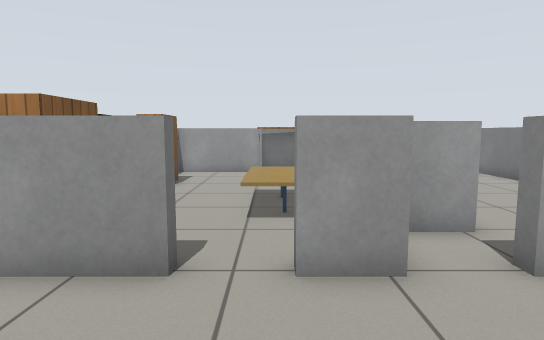
View 1 (above)

18 first-person views from a walk through a robot-simulator world made for Gazebo. The camera is 0.9 m above the floor, tilts 6° down and sees 75° across. The floor is counted in squares, 0.5 m on a side. Each view is taken from the middle of a square. On the plan, view 1 faces up. The plan holds only what a view shows up to about 17 squares ahead; the rest is blank. The robots in the file are not drawn. Gazebo's built-in surfaces are drawn with simple patterns.

View 2
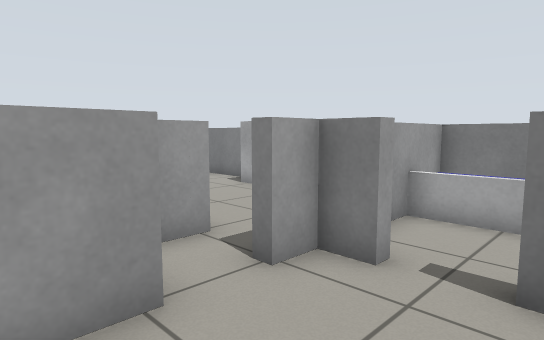

View 3
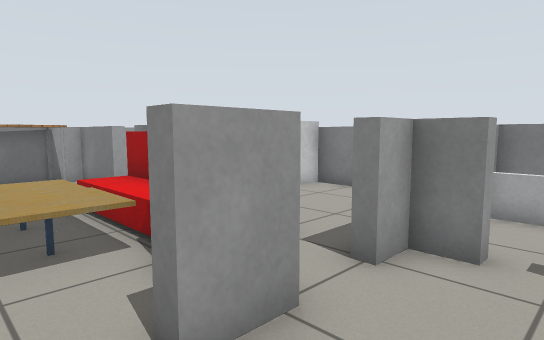

View 4
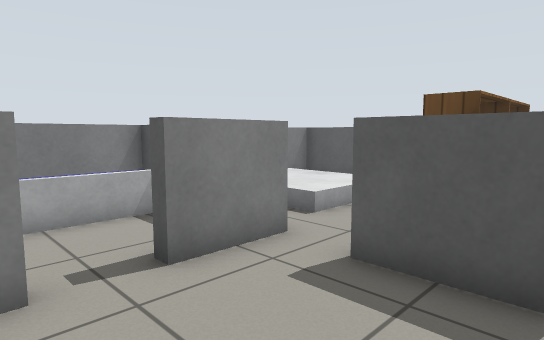

View 5
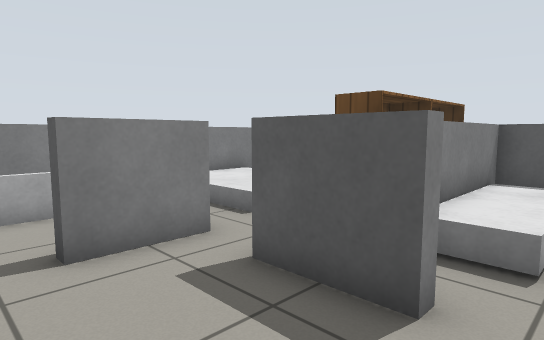

View 6
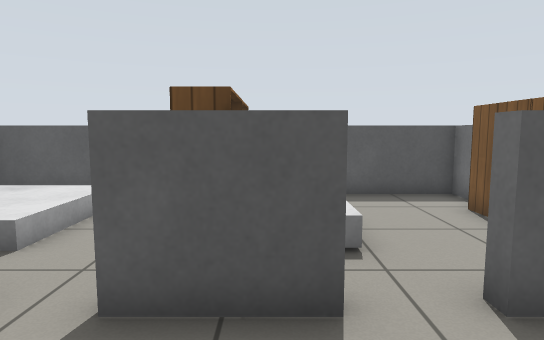

View 7
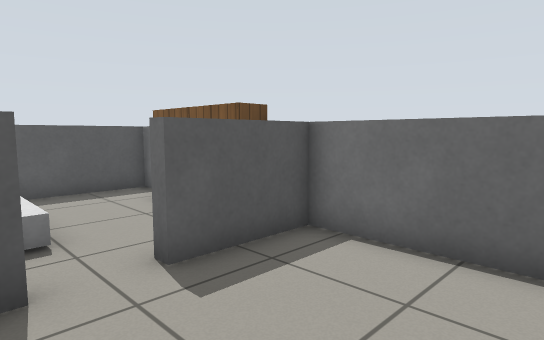

View 8
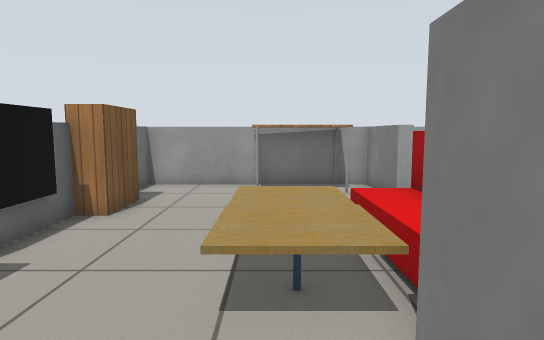

View 9
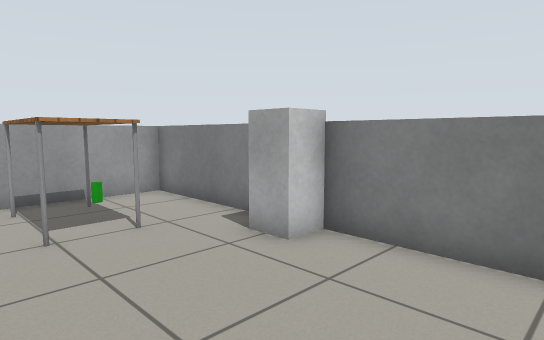

View 10
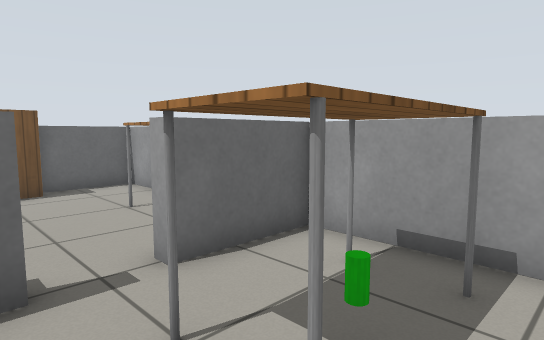

View 11
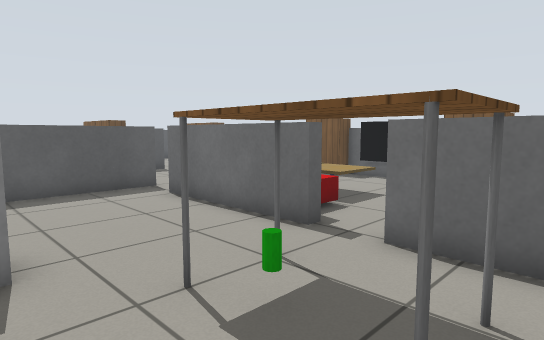

View 12
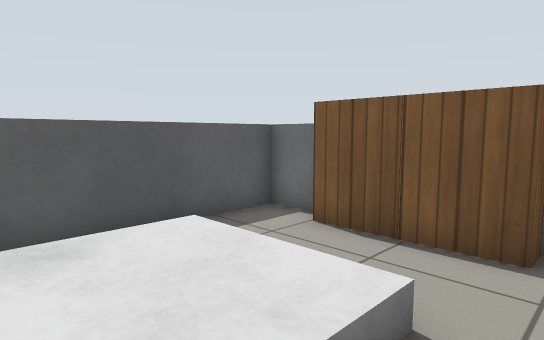

View 13
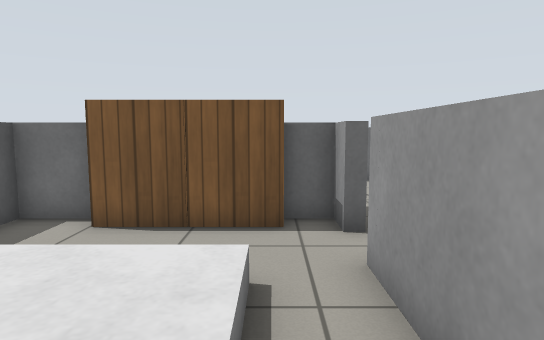

View 14
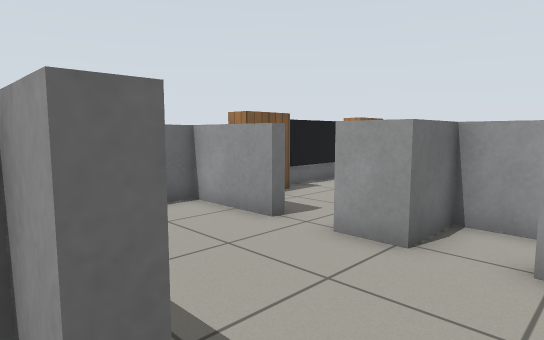

View 15
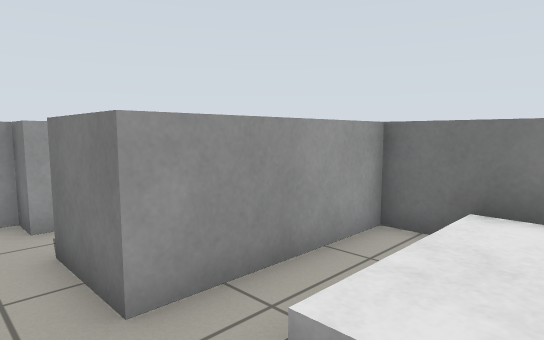

View 16
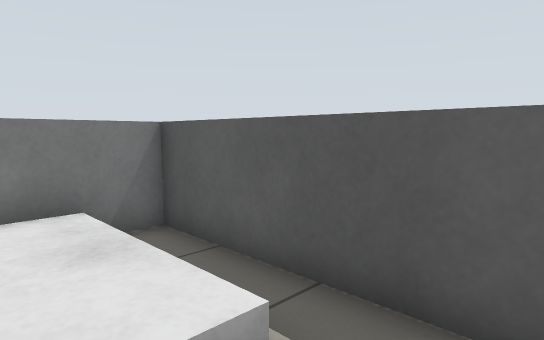

View 17
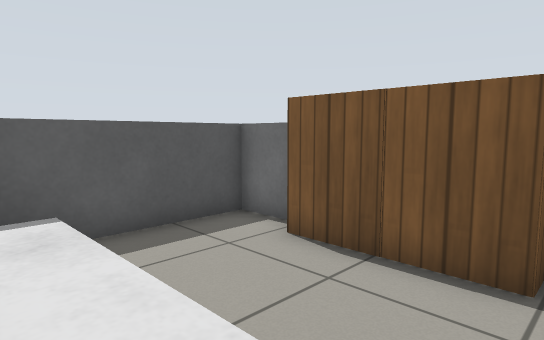

View 18
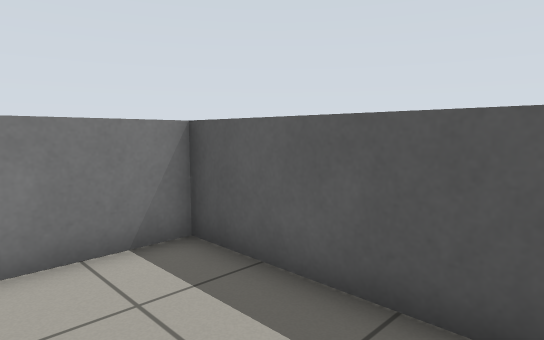

### Floor plan
Points are (right, up) in squares from view 1. A wall is a line through its corners. A room is listed if a view was taken in it or the views show most of it. See-through windows are left out.
Room 1 (views 1, 2, 3, 4, 5, 6, 7, 8, 12, 13, 14, 15, 16, 17)
walls: (0.3, -0.8) (0.3, -0.3) (2.7, -0.3) (2.7, -0.7) (1.7, -0.7); (7.5, -0.7) (4.3, -0.7) (4.3, 1.7) (4.8, 1.7); (4.8, 3.3) (4.3, 3.3) (4.3, 4.3) (3.3, 4.3) (3.3, 4.7); (1.7, -6.4) (1.7, -7.3) (9.3, -7.3) (9.3, -6.6); (9.3, -2.4) (9.3, -0.8); (-1.3, 4.7) (-1.3, 4.3) (-4.3, 4.3) (-4.3, -0.3) (-1.3, -0.3) (-1.3, -0.8); (1.7, 6.3) (1.7, 4.3) (0.3, 4.3) (0.3, 4.7); (-4.3, -5.8) (-4.3, -7.3) (1.3, -7.3) (1.3, -6.4)
low walls: (1.7, -0.7) (1.7, -1.5); (7.5, 4.3) (6.6, 4.3)
ways out: opening at (-0.5, 5) to room 2; opening at (3, 5) to room 2; opening at (9, 5) to room 2
objects: bookshelf (-4, -5) to (-4, -4); bookshelf (-4, -3) to (-4, -2); white box (0, -7) to (1, -2); bookshelf (2, -5) to (2, -4); bookshelf (2, -3) to (2, -2); white box (5, -6) to (9, -3); white box (8, 1) to (8, 3)
Room 2 (views 9, 10, 11, 18)
walls: (3.7, 7.6) (3.7, 6.3) (1.7, 6.3); (-0.5, 16.3) (-4.3, 16.3) (-4.3, 13.6); (-4.3, 11.2) (-4.3, 10.6); (3.3, 4.7) (8.5, 4.7); (9.3, 12) (9.3, 16.3) (3.7, 16.3) (3.7, 13.3) (3.3, 13.3) (3.3, 16.3); (9.3, 4.8) (9.3, 9.2)
low walls: (3.3, 16.3) (2.4, 16.3); (-4.3, 8.4) (-4.3, 7.8)
ways out: opening at (-0.5, 5) to room 1; opening at (3, 5) to room 1; opening at (9, 5) to room 1
objects: bookshelf (-4, 6) to (-4, 7); black box (-4, 9) to (-4, 10); bookshelf (-4, 12) to (-4, 13); cafe table (0, 7) to (1, 8); cafe table (0, 9) to (1, 10); table (0, 15) to (2, 16); red box (2, 7) to (2, 11); red box (3, 8) to (3, 11); table (6, 13) to (7, 15); white box (9, 10) to (9, 11)

Positions as (right, up) in squares from view 1, and headings:
1: (0, 0), facing up
2: (0, 1), facing up-right
3: (-1, 2), facing up-right
4: (0, 4), facing down-right
5: (-1, 3), facing down-right
6: (1, 3), facing down
7: (1, 4), facing down-left
8: (0, 4), facing up
9: (4, 6), facing up-right
10: (8, 11), facing up-left
11: (9, 16), facing down-left
12: (8, -1), facing down-left
13: (9, -2), facing left
14: (4, -1), facing up-left
15: (3, -4), facing up-right
16: (3, -4), facing down-right
17: (1, -1), facing down-left
18: (4, 8), facing down-right
